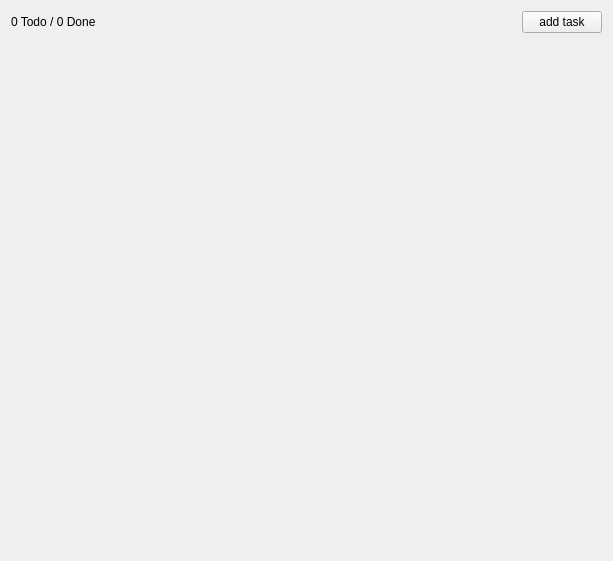
<?xml version="1.0" encoding="UTF-8"?>
<ui version="4.0">
 <class>MainWindow</class>
 <widget class="QMainWindow" name="MainWindow">
  <property name="geometry">
   <rect>
    <x>0</x>
    <y>0</y>
    <width>613</width>
    <height>561</height>
   </rect>
  </property>
  <property name="windowTitle">
   <string>ToDo</string>
  </property>
  <widget class="QWidget" name="centralWidget">
   <layout class="QVBoxLayout" name="verticalLayout">
    <item>
     <layout class="QHBoxLayout" name="toolbarLayout">
      <item>
       <widget class="QLabel" name="statusLabel">
        <property name="text">
         <string>0 Todo / 0 Done</string>
        </property>
       </widget>
      </item>
      <item>
       <spacer name="horizontalSpacer">
        <property name="orientation">
         <enum>Qt::Horizontal</enum>
        </property>
        <property name="sizeHint" stdset="0">
         <size>
          <width>40</width>
          <height>20</height>
         </size>
        </property>
       </spacer>
      </item>
      <item>
       <widget class="QPushButton" name="addTaskButton">
        <property name="text">
         <string>add task</string>
        </property>
       </widget>
      </item>
     </layout>
    </item>
    <item>
     <layout class="QVBoxLayout" name="tasksLayout"/>
    </item>
    <item>
     <spacer name="verticalSpacer">
      <property name="orientation">
       <enum>Qt::Vertical</enum>
      </property>
      <property name="sizeHint" stdset="0">
       <size>
        <width>20</width>
        <height>500</height>
       </size>
      </property>
     </spacer>
    </item>
   </layout>
  </widget>
 </widget>
 <layoutdefault spacing="6" margin="11"/>
 <resources/>
 <connections/>
</ui>
